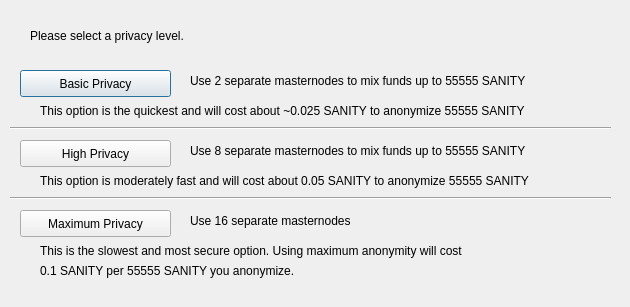
<?xml version="1.0" encoding="UTF-8"?>
<ui version="4.0">
 <class>DarksendConfig</class>
 <widget class="QDialog" name="DarksendConfig">
  <property name="geometry">
   <rect>
    <x>0</x>
    <y>0</y>
    <width>630</width>
    <height>307</height>
   </rect>
  </property>
  <property name="windowTitle">
   <string>Configure PrivateSend</string>
  </property>
  <widget class="QPushButton" name="buttonBasic">
   <property name="geometry">
    <rect>
     <x>20</x>
     <y>70</y>
     <width>151</width>
     <height>27</height>
    </rect>
   </property>
   <property name="text">
    <string>Basic Privacy</string>
   </property>
  </widget>
  <widget class="QPushButton" name="buttonHigh">
   <property name="geometry">
    <rect>
     <x>20</x>
     <y>140</y>
     <width>151</width>
     <height>27</height>
    </rect>
   </property>
   <property name="text">
    <string>High Privacy</string>
   </property>
  </widget>
  <widget class="QPushButton" name="buttonMax">
   <property name="geometry">
    <rect>
     <x>20</x>
     <y>210</y>
     <width>151</width>
     <height>27</height>
    </rect>
   </property>
   <property name="text">
    <string>Maximum Privacy</string>
   </property>
  </widget>
  <widget class="QLabel" name="label">
   <property name="geometry">
    <rect>
     <x>30</x>
     <y>20</y>
     <width>571</width>
     <height>31</height>
    </rect>
   </property>
   <property name="text">
    <string>Please select a privacy level.</string>
   </property>
  </widget>
  <widget class="QLabel" name="label_2">
   <property name="geometry">
    <rect>
     <x>190</x>
     <y>70</y>
     <width>421</width>
     <height>21</height>
    </rect>
   </property>
   <property name="text">
    <string>Use 2 separate masternodes to mix funds up to 55555 SANITY</string>
   </property>
  </widget>
  <widget class="QLabel" name="label_3">
   <property name="geometry">
    <rect>
     <x>190</x>
     <y>140</y>
     <width>411</width>
     <height>21</height>
    </rect>
   </property>
   <property name="text">
    <string>Use 8 separate masternodes to mix funds up to 55555 SANITY</string>
   </property>
  </widget>
  <widget class="QLabel" name="label_4">
   <property name="geometry">
    <rect>
     <x>190</x>
     <y>210</y>
     <width>421</width>
     <height>21</height>
    </rect>
   </property>
   <property name="text">
    <string>Use 16 separate masternodes</string>
   </property>
  </widget>
  <widget class="QLabel" name="label_6">
   <property name="geometry">
    <rect>
     <x>40</x>
     <y>100</y>
     <width>561</width>
     <height>21</height>
    </rect>
   </property>
   <property name="text">
    <string>This option is the quickest and will cost about ~0.025 SANITY to anonymize 55555 SANITY</string>
   </property>
  </widget>
  <widget class="QLabel" name="label_7">
   <property name="geometry">
    <rect>
     <x>40</x>
     <y>170</y>
     <width>561</width>
     <height>21</height>
    </rect>
   </property>
   <property name="text">
    <string>This option is moderately fast and will cost about 0.05 SANITY to anonymize 55555 SANITY</string>
   </property>
  </widget>
  <widget class="QLabel" name="label_8">
   <property name="geometry">
    <rect>
     <x>40</x>
     <y>240</y>
     <width>561</width>
     <height>21</height>
    </rect>
   </property>
   <property name="text">
    <string>This is the slowest and most secure option. Using maximum anonymity will cost</string>
   </property>
  </widget>
  <widget class="QLabel" name="label_9">
   <property name="geometry">
    <rect>
     <x>40</x>
     <y>260</y>
     <width>561</width>
     <height>21</height>
    </rect>
   </property>
   <property name="text">
    <string>0.1 SANITY per 55555 SANITY you anonymize.</string>
   </property>
  </widget>
  <widget class="Line" name="line">
   <property name="geometry">
    <rect>
     <x>10</x>
     <y>120</y>
     <width>601</width>
     <height>16</height>
    </rect>
   </property>
   <property name="orientation">
    <enum>Qt::Horizontal</enum>
   </property>
  </widget>
  <widget class="Line" name="line_2">
   <property name="geometry">
    <rect>
     <x>10</x>
     <y>190</y>
     <width>601</width>
     <height>16</height>
    </rect>
   </property>
   <property name="orientation">
    <enum>Qt::Horizontal</enum>
   </property>
  </widget>
 </widget>
 <resources/>
 <connections/>
</ui>
